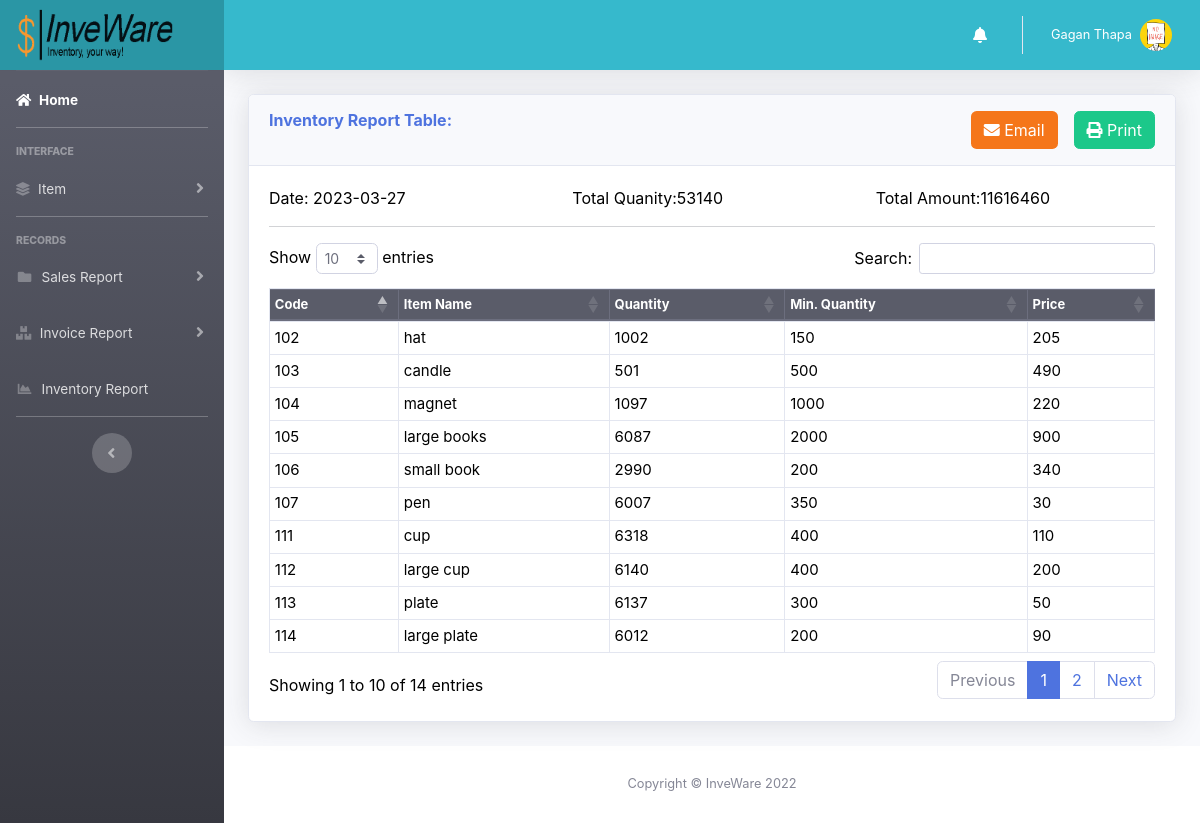
The app's page /pages/inventory_report.php (signed in) with its own data.
### tables this page shows
CREATE TABLE `invoice_users` (
  `id` int(11) NOT NULL,
  `username` varchar(255) NOT NULL,
  `email` varchar(255) NOT NULL,
  `mobile` varchar(255) NOT NULL,
  `address` varchar(255) NOT NULL,
  `salary` varchar(255) NOT NULL,
  `image` varchar(100) NOT NULL,
  `role` varchar(100) NOT NULL,
  `branch` varchar(225) NOT NULL,
  `password` varchar(255) NOT NULL,
  `cpassword` varchar(255) NOT NULL,
  `token` varchar(255) NOT NULL,
  `status` varchar(50) NOT NULL
);

CREATE TABLE `items` (
  `code` int(11) NOT NULL,
  `name` varchar(225) NOT NULL,
  `price` int(225) NOT NULL,
  `quantity` int(225) NOT NULL,
  `min_quantity` int(225) NOT NULL
);

### queries/Invoice.php (called while the page is built, shortened)
<?php
class Invoice
{
	private $host  = 'localhost';
	private $user  = 'root';
	private $password   = "";
	private $database  = "invoice_system";
	private $invoiceUserTable = 'invoice_users';
	private $dbConnect = false;
	public function __construct()
	{
		if (!$this->dbConnect) {
			$conn = new mysqli($this->host, $this->user, $this->password, $this->database);
			if ($conn->connect_error) {
				die("Error failed to connect to MySQL: " . $conn->connect_error);
			} else {
				$this->dbConnect = $conn;
			}
		}
	}
	private function getData($sqlQuery)
	{
		$result = mysqli_query($this->dbConnect, $sqlQuery);
		$data = array();
		while ($row = mysqli_fetch_array($result, MYSQLI_ASSOC)) {
			$data[] = $row;
		}
		return $data;
	}
	public function loginUsers($email)
	{
		$sqlQuery = "
			SELECT *
			FROM " . $this->invoiceUserTable . "
			WHERE email='" . $email . "' AND status='active'";
		return  $this->getData($sqlQuery);
	}
}

### queries/item.php (called while the page is built, shortened)
<?php
class Item
{
    private $host  = 'localhost';
    private $user  = 'root';
    private $password   = "";
    private $database  = "invoice_system";
    private $itemTable = 'items';
    private $dbConnect = false;
    public function __construct()
    {
        if (!$this->dbConnect) {
            $conn = new mysqli($this->host, $this->user, $this->password, $this->database);
            if ($conn->connect_error) {
                die("Error failed to connect to MySQL: " . $conn->connect_error);
            } else {
                $this->dbConnect = $conn;
            }
        }
    }
    private function getData($sqlQuery)
    {
        $result = mysqli_query($this->dbConnect, $sqlQuery);
        $data = array();
        while ($row = mysqli_fetch_assoc($result)) {
            $data[] = $row;
        }
        return $data;
    }
    public function getItemlist()
    {
        $sqlQuery = "
                SELECT * FROM " . $this->itemTable;
        $result = mysqli_query($this->dbConnect, $sqlQuery);
        return $this->getData($sqlQuery);
    }
    public function getItemAmtQty()
    {
        $sqlQuery = "
			SELECT SUM(price*quantity) as total, SUM(quantity) as quantity FROM " . $this->itemTable;
        return  $this->getData($sqlQuery);
    }
}

### pages/inventory_report.php (the view, shortened to what this page needs)
<?php
include('../inc/header.php');
include '../queries/item.php';
$item = new Item();
include '../queries/Invoice.php';
$invoice = new Invoice();
$item->checkLoggedIn();
?>
<?php include('../inc/container.php'); ?>
<?php include('menu.php'); ?>
<div class="container-fluid">
    <div class="card shadow mb-4">
        <div class="card-header py-3">
            <h6 class="m-0 font-weight-bold text-primary float-left">
                Inventory Report Table:
            </h6><?php $value = $item->getItemAmtQty()
                    ?>
            <a href="utilities/report_print/inventoryReport_print.php" class="btn btn-success float-right" title="Print Inventory Report" target="_blank">
                <i class="fa fa-print"></i>&nbsp;Print
            </a>
            <a href="#" data-bs-toggle="modal" data-bs-target="#inventoryModal" class="btn float-right text-white mr-3" title=" Email Inventory Report" style="background-color:#F5761A;">
                <i class="fa fa-envelope"></i>&nbsp;Email
            </a>
        </div>
        <div class="card-body text-black">
            <div class="row mb-2 text-black">
                <div class="col-sm-12 col-md-4 col-lg-4" id="period1">Date: <?php echo date('Y-m-d'); ?></div>
                <div class="col-sm-12 col-md-4 col-lg-4" id="invoiceCount">Total Quanity:<?php echo $value[0]['quantity']; ?></div>
                <div class="col-sm-12 col-md-4 col-lg-4" id="totalSum">Total Amount:<?php echo $value[0]['total']; ?></div>
            </div>
            <hr class="divider d-md-block bg-dark " />
            <div class="table-responsive">
                <table class="table table-bordered table-sm text-black" id="dataTable" width="100%" cellspacing="0">
                    <thead class="thead-dark">
                        <tr style="font-size:13px ;">
                            <th>Code</th>
                            <th>Item Name</th>
                            <th>Quantity</th>
                            <th>Min. Quantity</th>
                            <th>Price</th>
                        </tr>
                    </thead>
                    <tbody style="font-size:15px;">
                        <?php
                        $itemList = $item->getItemList();
                        foreach ($itemList as $itemDetails) {
                            echo '
                                        <tr>
                                            <td>' . $itemDetails["code"] . '</td>
                                            <td>' . $itemDetails["name"] . '</td>
                                            <td>' . $itemDetails["quantity"] . '</td>
                                            <td>' . $itemDetails["min_quantity"] . '</td>
                                            <td>' . $itemDetails["price"] . '</td>
                                        </tr>
            ';
                        }
                        ?>
                    </tbody>
                </table>
            </div>
        </div>
    </div>
</div>
<?php include('../inc/footer.php'); ?>

### pages/menu.php (shortened to what this page needs)
<ul class="navbar-nav bg-gradient-dark sidebar sidebar-dark accordion" id="accordionSidebar">
    <a class="sidebar-brand d-flex align-items-center bg-info" href="home.php" title="Invoice Management Software">
        <div class="sidebar-brand-img">
            <img src="../img/logo_j.png" alt="logo" style="margin-left:-35px ;" class="img-fluid">
        </div>
    </a>
    <hr class="sidebar-divider my-0" />
    <li class="nav-item active">
        <a class="nav-link" href="home.php">
            <i class="fa fa-home"></i>
            <span>Home</span>
        </a>
    </li>
    <hr class="sidebar-divider bg-white" />
    <div class="sidebar-heading">Interface</div>
    <?php if ($_SESSION['role'] == 'Admin') { ?>
        <li class="nav-item">
            <a class="nav-link collapsed" href="#" data-toggle="collapse" data-target="#item" aria-expanded="true" aria-controls="item">
                <i class="fa fa-layer-group"></i>
                <span>Item</span>
            </a>
        </li>
    <?php } ?>
    <hr class="sidebar-divider bg-white" />
    <div class="sidebar-heading">Records</div>
    <li class="nav-item">
        <a class="nav-link collapsed" href="#" data-toggle="collapse" data-target="#salesReport" aria-expanded="true" aria-controls="salesReport">
            <i class="fas fa-fw fa-folder"></i>
            <span>Sales Report</span>
        </a>
    </li>
    <li class="nav-item">
        <a class="nav-link collapsed" href="#" data-toggle="collapse" data-target="#invoiceReport" aria-expanded="true" aria-controls="invoiceReport">
            <i class="fa fa-boxes"></i>
            <span>Invoice Report</span>
        </a>
    </li>
    <?php if ($_SESSION['role'] == 'Admin') { ?>
        <li class="nav-item">
            <a class="nav-link" href="inventory_report.php">
                <i class="fas fa-fw fa-chart-area"></i>
                <span>Inventory Report</span></a>
        </li>
    <?php } ?>
    <hr class="sidebar-divider d-none d-md-block bg-white" />
    <div class="text-center d-none d-md-inline">
        <button class="rounded-circle border-0" id="sidebarToggle"></button>
    </div>
</ul>
<div id="content-wrapper" class="d-flex flex-column">
    <div id="content">
        <nav class="navbar navbar-expand navbar-light bg-info topbar mb-4 static-top shadow">
            <ul class="navbar-nav ml-auto">
                <li class="nav-item dropdown no-arrow mx-1">
                    <a class="nav-link dropdown-toggle text-white" id="notify_bell" href="#" id="alertsDropdown" title="Notification" role="button" data-toggle="dropdown" aria-haspopup="true" aria-expanded="false">
                        <i class="fas fa-bell fa-fw"></i>
                    </a>
                </li>
                <li class="nav-item dropdown no-arrow">
                    <a class="nav-link dropdown-toggle" href="#" id="userDropdown" role="button" data-toggle="dropdown" aria-haspopup="true" aria-expanded="false">
                        <span class="mr-2 d-none d-lg-inline text-white small"><?php
                                                                                if (isset($_SESSION['user'])) {
                                                                                    echo $_SESSION['user'];
                                                                                } ?></span>
                        <?php
                        $user = $invoice->loginUsers($_POST['email']); ?>
                        <img class="img-profile rounded-circle" style="object-fit:cover;" src="<?php echo $user[0]['image'] ?>" />
                    </a>
                </li>
            </ul>
        </nav>

### records on screen
invoice_users: image (placeholder picture)
items: code "102", name "hat", quantity "1002", min_quantity "150", price "205"
items: code "103", name "candle", quantity "501", min_quantity "500", price "490"
items: code "104", name "magnet", quantity "1097", min_quantity "1000", price "220"
items: code "105", name "large books", quantity "6087", min_quantity "2000", price "900"
items: code "106", name "small book", quantity "2990", min_quantity "200", price "340"
items: code "107", name "pen", quantity "6007", min_quantity "350", price "30"
items: code "111", name "cup", quantity "6318", min_quantity "400", price "110"
items: code "112", name "large cup", quantity "6140", min_quantity "400", price "200"
items: code "113", name "plate", quantity "6137", min_quantity "300", price "50"
items: code "114", name "large plate", quantity "6012", min_quantity "200", price "90"

### other values on screen
$_SESSION['user'] "Gagan Thapa"
$value[0]['quantity'] "53140"
$value[0]['total'] "11616460"
